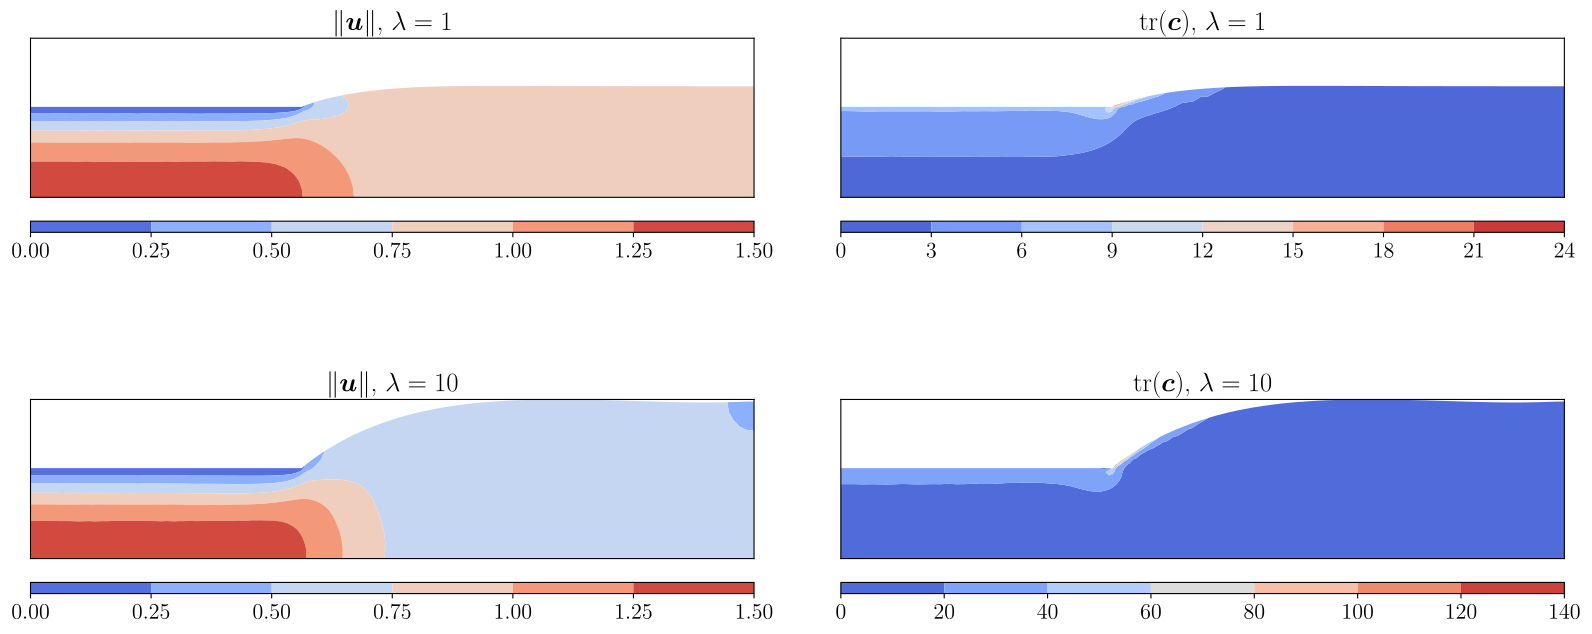

Here is the Python script that generated this plot:
"""Figure 2: FOM velocity magnitude and tr(c) at lambda = 1 and lambda = 10.

Reproduces Figure 2 of the extrudate-swell ROM paper: the full-order velocity
magnitude and trace of the conformation tensor for the 2D planar case at the two
relaxation times lambda = 1 (top row) and lambda = 10 (bottom row). The nodal
fields are drawn on mesh.vtk, deformed in y by the mesh_coor2 (height) field so
each panel shows the corresponding swollen shape. Each panel has its own linear
colour scale.

Run: python figures/figure2.py
"""

import sys
from pathlib import Path

import numpy as np
import matplotlib.pyplot as plt
import matplotlib.tri as mtri
import pyvista as pv

ROOT = Path(__file__).resolve().parents[1]
sys.path.insert(0, str(ROOT))

DATA_DIR = ROOT / "data" / "2d" / "lambda"
MESH_FILE = DATA_DIR / "mesh.vtk"
LAMBDAS = (1.0, 10.0)
FIELDS = ("velocity", "c-trace")
TITLES = {"velocity": r"$\lVert \boldsymbol{u} \rVert$", "c-trace": r"$\mathrm{tr}(\boldsymbol{c})$"}
CMAP = "coolwarm"


def style():
    plt.rcParams.update({
        "text.usetex": True, "font.family": "serif",
        "text.latex.preamble": r"\usepackage{amsmath}", "font.size": 16,
    })


def read_mesh():
    """Reference x-coordinates and linear triangles from mesh.vtk (quadratic tris)."""
    mesh = pv.read(str(MESH_FILE))
    x = np.asarray(mesh.points)[:, 0]
    v0, v1, v2, e01, e12, e20 = mesh.cells.reshape(-1, 7)[:, 1:].T
    tris = np.vstack([np.c_[v0, e01, e20], np.c_[e01, v1, e12],
                      np.c_[e20, e12, v2], np.c_[e01, e12, e20]])
    return x, tris


def nodal_values(field, row):
    """Per-node scalar to plot: velocity magnitude or tr(c)."""
    if field == "velocity":  # interleaved [ux, uy] -> per-node magnitude
        return np.linalg.norm(row.reshape(-1, 2), axis=1)
    return row


def main():
    plt.switch_backend("TkAgg")  # ensure an interactive backend to show the figure
    style()

    params = np.atleast_2d(np.loadtxt(DATA_DIR / "parameters.txt"))
    data = {"velocity": np.loadtxt(DATA_DIR / "snapshots.txt"),
            "c-trace": np.loadtxt(DATA_DIR / "c-trace.txt")}
    mc2 = np.loadtxt(DATA_DIR / "mesh_coor2.txt")
    x, tris = read_mesh()
    rows = [int(np.argmin(np.abs(params[:, 0] - L))) for L in LAMBDAS]

    ymax = max(mc2[row].max() for row in rows)  # common height so all panels match size

    fig, axes = plt.subplots(len(LAMBDAS), len(FIELDS), figsize=(16.0, 6.0))
    fig.subplots_adjust(left=0.03, right=0.99, top=0.95, bottom=0.03, wspace=0.12, hspace=0.9)
    for r, (lam, row) in enumerate(zip(LAMBDAS, rows)):
        tri = mtri.Triangulation(x, mc2[row], tris)  # swollen mesh: y = height field
        for c, field in enumerate(FIELDS):
            ax = axes[r, c]
            vals = nodal_values(field, data[field][row])
            tcf = ax.tricontourf(tri, vals, levels=6, cmap=CMAP)
            ax.set_aspect("equal")
            ax.set_xlim(x.min(), x.max())
            ax.set_ylim(0, ymax)
            ax.set_xticks([]); ax.set_yticks([])
            ax.set_title(rf"{TITLES[field]}, $\lambda={lam:.0f}$")
            cax = ax.inset_axes([0.0, -0.22, 1.0, 0.07])  # colorbar spans exactly the plot width
            fig.colorbar(tcf, cax=cax, orientation="horizontal")

    plt.savefig(Path(__file__).resolve().parent / "figure2.pdf", bbox_inches="tight")
    plt.show()


if __name__ == "__main__":
    main()
